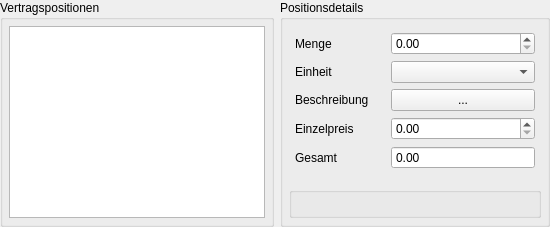
                    <widget class="QWidget" name="widget_17" native="true">
                     <property name="sizePolicy">
                      <sizepolicy hsizetype="Preferred" vsizetype="Preferred">
                       <horstretch>0</horstretch>
                       <verstretch>50</verstretch>
                      </sizepolicy>
                     </property>
                     <layout class="QHBoxLayout" name="horizontalLayout_19">
                      <property name="margin">
                       <number>0</number>
                      </property>
                      <item>
                       <widget class="QGroupBox" name="groupBox_10">
                        <property name="sizePolicy">
                         <sizepolicy hsizetype="Preferred" vsizetype="Preferred">
                          <horstretch>0</horstretch>
                          <verstretch>0</verstretch>
                         </sizepolicy>
                        </property>
                        <property name="title">
                         <string>Vertragspositionen</string>
                        </property>
                        <layout class="QHBoxLayout" name="horizontalLayout_18">
                         <property name="margin">
                          <number>6</number>
                         </property>
                         <item>
                          <widget class="EmbeddedViewTable" name="contractTablePos">
                           <property name="sizePolicy">
                            <sizepolicy hsizetype="Expanding" vsizetype="Expanding">
                             <horstretch>0</horstretch>
                             <verstretch>60</verstretch>
                            </sizepolicy>
                           </property>
                           <property name="dbColumns" stdset="0">
                            <stringlist>
                             <string>&lt;number,2&gt;count:Menge</string>
                             <string>unit:Einheit</string>
                             <string>description:Beschreibung</string>
                             <string>&lt;currency&gt;price:Einzelpreis</string>
                             <string>&lt;currency&gt;total:Gesamt</string>
                            </stringlist>
                           </property>
                           <property name="context" stdset="0">
                            <string>CONTRACT</string>
                           </property>
                           <property name="path" stdset="0">
                            <string>articles</string>
                           </property>
                          </widget>
                         </item>
                        </layout>
                       </widget>
                      </item>
                      <item>
                       <widget class="QGroupBox" name="groupBox_17">
                        <property name="sizePolicy">
                         <sizepolicy hsizetype="Preferred" vsizetype="Preferred">
                          <horstretch>0</horstretch>
                          <verstretch>100</verstretch>
                         </sizepolicy>
                        </property>
                        <property name="minimumSize">
                         <size>
                          <width>270</width>
                          <height>0</height>
                         </size>
                        </property>
                        <property name="maximumSize">
                         <size>
                          <width>270</width>
                          <height>16777215</height>
                         </size>
                        </property>
                        <property name="title">
                         <string>Positionsdetails</string>
                        </property>
                        <layout class="QVBoxLayout" name="verticalLayout_41">
                         <property name="margin">
                          <number>6</number>
                         </property>
                         <item>
                          <widget class="QWidget" name="widget_9" native="true">
                           <layout class="QGridLayout" name="gridLayout_14">
                            <property name="margin">
                             <number>6</number>
                            </property>
                            <item row="6" column="0">
                             <widget class="QLabel" name="label_24">
                              <property name="text">
                               <string>Einzelpreis</string>
                              </property>
                             </widget>
                            </item>
                            <item row="6" column="2">
                             <widget class="DoubleSpinBox" name="contractSpinnerPosPrice">
                              <property name="readOnly">
                               <bool>false</bool>
                              </property>
                              <property name="buttonSymbols">
                               <enum>QAbstractSpinBox::UpDownArrows</enum>
                              </property>
                              <property name="maximum">
                               <double>99999999.000000000000000</double>
                              </property>
                              <property name="context" stdset="0">
                               <string>CONTRACT</string>
                              </property>
                              <property name="path" stdset="0">
                               <string>articles.*.price</string>
                              </property>
                             </widget>
                            </item>
                            <item row="0" column="2">
                             <widget class="DoubleSpinBox" name="contractSpinnerPosCount">
                              <property name="readOnly">
                               <bool>false</bool>
                              </property>
                              <property name="buttonSymbols">
                               <enum>QAbstractSpinBox::UpDownArrows</enum>
                              </property>
                              <property name="maximum">
                               <double>99999999.000000000000000</double>
                              </property>
                              <property name="context" stdset="0">
                               <string>CONTRACT</string>
                              </property>
                              <property name="path" stdset="0">
                               <string>articles.*.count</string>
                              </property>
                             </widget>
                            </item>
                            <item row="1" column="0">
                             <widget class="QLabel" name="label_22">
                              <property name="text">
                               <string>Einheit</string>
                              </property>
                             </widget>
                            </item>
                            <item row="5" column="0">
                             <widget class="QLabel" name="label_23">
                              <property name="text">
                               <string>Beschreibung</string>
                              </property>
                             </widget>
                            </item>
                            <item row="5" column="2">
                             <widget class="TextPopupButton" name="contractPopupPosDescription">
                              <property name="text">
                               <string>...</string>
                              </property>
                              <property name="title" stdset="0">
                               <string>Vertragspos-Beschreibung</string>
                              </property>
                              <property name="context" stdset="0">
                               <string>CONTRACT</string>
                              </property>
                              <property name="path" stdset="0">
                               <string>articles.*.description</string>
                              </property>
                             </widget>
                            </item>
                            <item row="1" column="2">
                             <widget class="ComboBox" name="contractSpinnerPosUnit">
                              <property name="minimumSize">
                               <size>
                                <width>144</width>
                                <height>0</height>
                               </size>
                              </property>
                              <property name="source" stdset="0">
                               <string>units</string>
                              </property>
                              <property name="context" stdset="0">
                               <string>CONTRACT</string>
                              </property>
                              <property name="path" stdset="0">
                               <string>articles.*.unit</string>
                              </property>
                             </widget>
                            </item>
                            <item row="0" column="0">
                             <widget class="QLabel" name="label_21">
                              <property name="text">
                               <string>Menge</string>
                              </property>
                             </widget>
                            </item>
                            <item row="7" column="2">
                             <widget class="DoubleSpinBox" name="contractSpinnerPosTotal">
                              <property name="readOnly">
                               <bool>true</bool>
                              </property>
                              <property name="buttonSymbols">
                               <enum>QAbstractSpinBox::NoButtons</enum>
                              </property>
                              <property name="maximum">
                               <double>99999999.000000000000000</double>
                              </property>
                              <property name="context" stdset="0">
                               <string>CONTRACT</string>
                              </property>
                              <property name="path" stdset="0">
                               <string>articles.*.total</string>
                              </property>
                             </widget>
                            </item>
                            <item row="7" column="0">
                             <widget class="QLabel" name="label_25">
                              <property name="text">
                               <string>Gesamt</string>
                              </property>
                             </widget>
                            </item>
                           </layout>
                          </widget>
                         </item>
                         <item>
                          <spacer name="verticalSpacer">
                           <property name="orientation">
                            <enum>Qt::Vertical</enum>
                           </property>
                           <property name="sizeHint" stdset="0">
                            <size>
                             <width>0</width>
                             <height>0</height>
                            </size>
                           </property>
                          </spacer>
                         </item>
                         <item>
                          <widget class="QGroupBox" name="groupBox_31">
                           <property name="title">
                            <string/>
                           </property>
                           <layout class="QHBoxLayout" name="horizontalLayout_43">
                            <property name="spacing">
                             <number>0</number>
                            </property>
                            <property name="margin">
                             <number>0</number>
                            </property>
                            <item>
                             <spacer name="horizontalSpacer_11">
                              <property name="orientation">
                               <enum>Qt::Horizontal</enum>
                              </property>
                              <property name="sizeHint" stdset="0">
                               <size>
                                <width>40</width>
                                <height>20</height>
                               </size>
                              </property>
                             </spacer>
                            </item>
                            <item>
                             <widget class="ActionButton" name="contractButtonPosAdd">
                              <property name="maximumSize">
                               <size>
                                <width>40</width>
                                <height>40</height>
                               </size>
                              </property>
                              <property name="text">
                               <string/>
                              </property>
                              <property name="icon">
                               <iconset resource="../../frontends/qt/resource.qrc">
                                <normaloff>:/icons/images/add.png</normaloff>:/icons/images/add.png</iconset>
                              </property>
                              <property name="iconSize">
                               <size>
                                <width>32</width>
                                <height>32</height>
                               </size>
                              </property>
                              <property name="flat">
                               <bool>true</bool>
                              </property>
                              <property name="context" stdset="0">
                               <string>CONTRACT</string>
                              </property>
                              <property name="enablePayloads" stdset="0">
                               <stringlist>
                                <string>Dirty</string>
                                <string>New</string>
                                <string>Edit</string>
                               </stringlist>
                              </property>
                              <property name="action" stdset="0">
                               <string>EmbeddedViewHandler.In.Add</string>
                              </property>
                              <property name="payload" stdset="0">
                               <string>articles</string>
                              </property>
                             </widget>
                            </item>
                            <item>
                             <widget class="ActionButton" name="contractButtonPosDelete">
                              <property name="maximumSize">
                               <size>
                                <width>40</width>
                                <height>40</height>
                               </size>
                              </property>
                              <property name="text">
                               <string/>
                              </property>
                              <property name="icon">
                               <iconset resource="../../frontends/qt/resource.qrc">
                                <normaloff>:/icons/images/delete.png</normaloff>:/icons/images/delete.png</iconset>
                              </property>
                              <property name="iconSize">
                               <size>
                                <width>32</width>
                                <height>32</height>
                               </size>
                              </property>
                              <property name="flat">
                               <bool>true</bool>
                              </property>
                              <property name="context" stdset="0">
                               <string>CONTRACT</string>
                              </property>
                              <property name="enablePayloads" stdset="0">
                               <stringlist>
                                <string>Dirty</string>
                                <string>New</string>
                                <string>Edit</string>
                               </stringlist>
                              </property>
                              <property name="action" stdset="0">
                               <string>EmbeddedViewHandler.In.Remove</string>
                              </property>
                              <property name="payload" stdset="0">
                               <string>articles</string>
                              </property>
                             </widget>
                            </item>
                            <item>
                             <widget class="ActionButton" name="contractButtonPosUp">
                              <property name="maximumSize">
                               <size>
                                <width>40</width>
                                <height>40</height>
                               </size>
                              </property>
                              <property name="text">
                               <string/>
                              </property>
                              <property name="icon">
                               <iconset resource="../../frontends/qt/resource.qrc">
                                <normaloff>:/icons/images/arrow_up.png</normaloff>:/icons/images/arrow_up.png</iconset>
                              </property>
                              <property name="iconSize">
                               <size>
                                <width>32</width>
                                <height>32</height>
                               </size>
                              </property>
                              <property name="flat">
                               <bool>true</bool>
                              </property>
                              <property name="context" stdset="0">
                               <string>CONTRACT</string>
                              </property>
                              <property name="enablePayloads" stdset="0">
                               <stringlist>
                                <string>Dirty</string>
                                <string>New</string>
                                <string>Edit</string>
                               </stringlist>
                              </property>
                              <property name="action" stdset="0">
                               <string>EmbeddedViewHandler.In.Up</string>
                              </property>
                              <property name="payload" stdset="0">
                               <string>articles</string>
                              </property>
                             </widget>
                            </item>
                            <item>
                             <widget class="ActionButton" name="contrcButtonPosDown">
                              <property name="maximumSize">
                               <size>
                                <width>40</width>
                                <height>40</height>
                               </size>
                              </property>
                              <property name="text">
                               <string/>
                              </property>
                              <property name="icon">
                               <iconset resource="../../frontends/qt/resource.qrc">
                                <normaloff>:/icons/images/arrow_down.png</normaloff>:/icons/images/arrow_down.png</iconset>
                              </property>
                              <property name="iconSize">
                               <size>
                                <width>32</width>
                                <height>32</height>
                               </size>
                              </property>
                              <property name="flat">
                               <bool>true</bool>
                              </property>
                              <property name="context" stdset="0">
                               <string>CONTRACT</string>
                              </property>
                              <property name="enablePayloads" stdset="0">
                               <stringlist>
                                <string>Dirty</string>
                                <string>New</string>
                                <string>Edit</string>
                               </stringlist>
                              </property>
                              <property name="action" stdset="0">
                               <string>EmbeddedViewHandler.In.Down</string>
                              </property>
                              <property name="payload" stdset="0">
                               <string>articles</string>
                              </property>
                             </widget>
                            </item>
                           </layout>
                          </widget>
                         </item>
                        </layout>
                       </widget>
                      </item>
                     </layout>
                    </widget>
